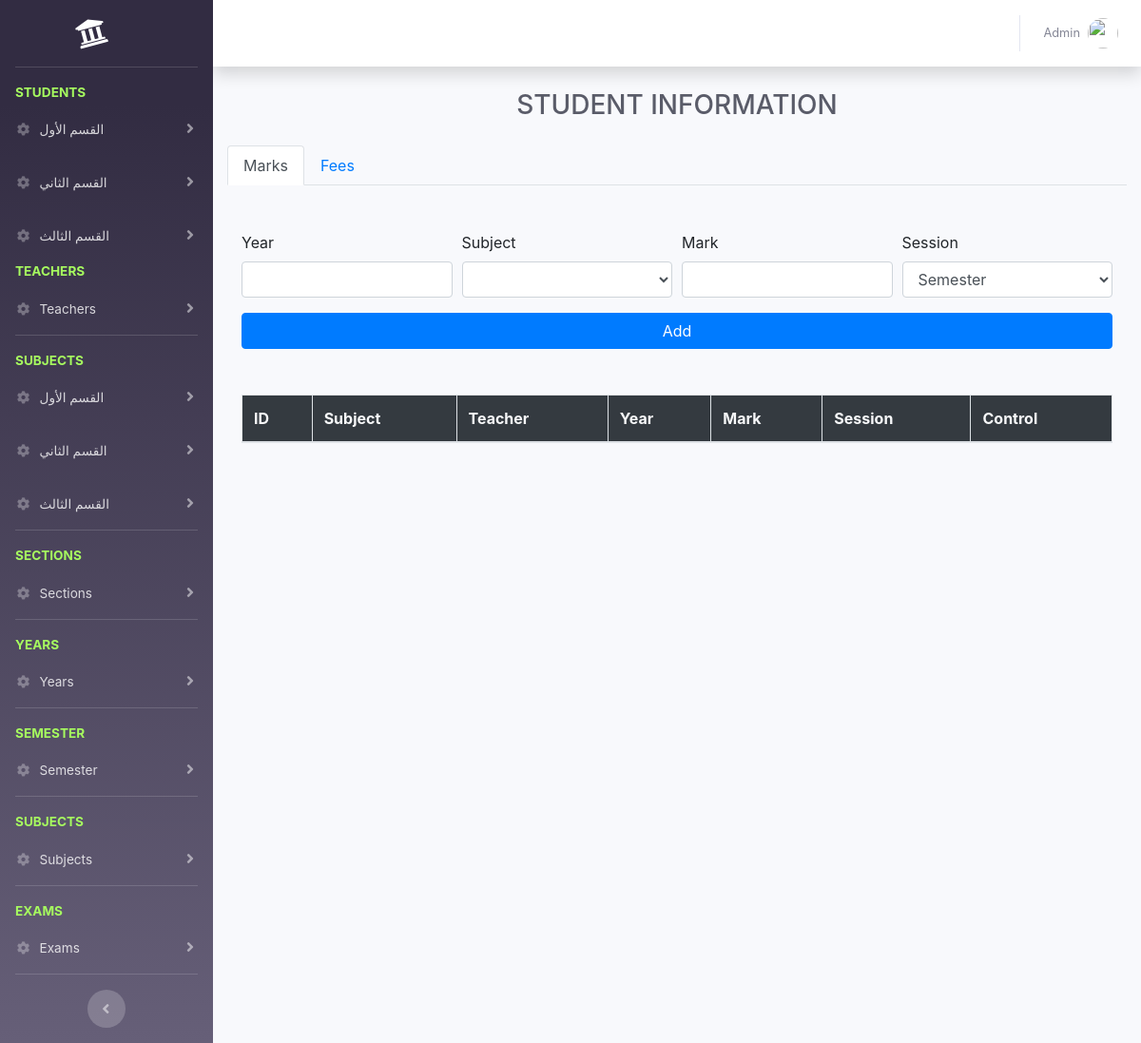
Before: /admins/more-student.php (signed in) with the older database file.
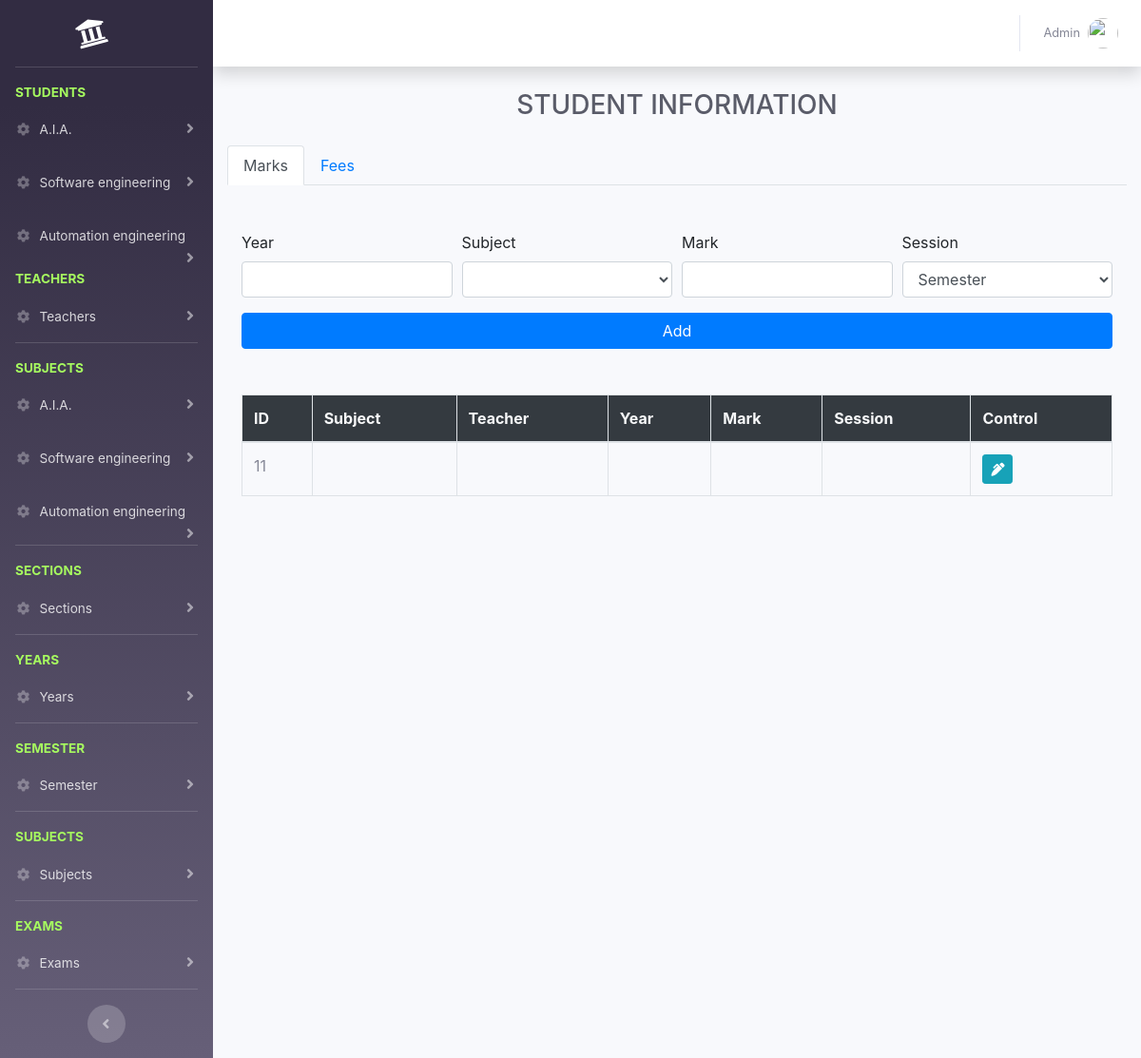
After: the same page with the newer database file.
### tables this page shows
CREATE TABLE `sections` (
  `id` int(11) NOT NULL,
  `name` varchar(100) NOT NULL,
  `fees` decimal(10,2) NOT NULL
);

CREATE TABLE `marks` (
  `id` int(11) NOT NULL,
  `mark` varchar(10) NOT NULL,
  `student_id` int(11) NOT NULL,
  `section_id` int(11) NOT NULL,
  `subject_id` int(11) NOT NULL,
  `year_id` int(11) DEFAULT NULL,
  `session` varchar(100) DEFAULT NULL
);

### admins/more-student.php (the view, shortened to what the changed rows need)
<?php
require('../connection.php');
include('../layout/header.php');
include('layout/sidebar.php');
$year_id = @$_GET['year_id'];
$student_id = @$_GET['student_id'];
$section_id = @$_GET['section_id'];
$markSql = "SELECT subjects.name AS 'SUBNAME' ,
                 subjects.id AS 'SUBID', years.name AS 'YEARNAME', years.id AS 'YID', marks.*
                  FROM marks
                 LEFT JOIN subjects ON subjects.id=marks.subject_id
                 LEFT JOIN years ON years.id=marks.year_id
                WHERE marks.year_id = '$year_id' AND marks.student_id = '$student_id' AND marks.section_id = '$section_id' ";
$result = mysqli_query($conn, $markSql);
$marks = $result->fetch_all(MYSQLI_BOTH);
?>
<div class="container-fluid">
    <div class="d-sm-flex align-items-center justify-content-between mb-4">
        <h1 class="m-auto h3 mb-0 text-gray-800 text-uppercase">student information</h1>
    </div>
    <div class="row">
        <div class="tab-content col-md-12 mt-5" id="nav-tabContent">
            <div class="tab-pane fade show active" id="marks" role="tabpanel" aria-labelledby="nav-home-tab">
                <div class="container add-student">
                    <table class="table table-bordered students_table col-md-12">
                        <thead>
                        <tr class="bg-dark text-light">
                            <th>ID</th>
                            <th>Subject</th>
                            <th>Teacher</th>
                            <th>Year</th>
                            <th>Mark</th>
                            <th>Session</th>
                            <th>Control</th>
                        </tr>
                        </thead>
                        <tbody>
                        <?php
                        foreach ($marks as $mark) {
                            $id = $mark['SUBID'];
                            $sql = "SELECT teachers.name AS 'TEACHER' FROM subjects LEFT JOIN teachers ON teachers.id=subjects.teacher_id WHERE subjects.id = '$id'";
                            $result = mysqli_query($conn, $sql);
                            $teacher = $result->fetch_assoc();
                            ?>
                            <tr>
                                <td><?= $mark['id']?></td>
                                <td><?= $mark['SUBNAME']?></td>
                                <td><?= $teacher['TEACHER']?></td>
                                <td><?= $mark['YEARNAME']?></td>
                                <td><?= $mark['mark']?></td>
                                <td><?= $mark['session']?></td>
                                <td>
                                    <a data-toggle="modal" data-target="#edit_marks_modal" href="#" data-href="<?=APP?>/controllers/students/get_marks_info.php?student_id=<?=$student_id?>&year_id=<?=$year_id?>&section_id=<?=$section_id?>&subject_id=<?=$id?>" class="btn btn-info btn-sm edit_marks_link"><i class="fa fa-pen-alt"></i></a>
                                </td>
                            </tr>
                        <?php } ?>
                        </tbody>
                    </table>
                </div>
            </div>
        </div>
    </div>
</div>
<?php include('../layout/footer.php');?>

### admins/layout/sidebar.php (shortened to what the changed rows need)
<?php
$sectionsSql = "SELECT  sections.* FROM sections
                    LEFT JOIN section_years on sections.id=section_years.section_id GROUP BY sections.id";
$result = mysqli_query($conn, $sectionsSql);
$sections = $result->fetch_all(MYSQLI_ASSOC);
?>
<div id="wrapper">
      <ul class="navbar-nav bg-gradient-primary sidebar sidebar-dark accordion" id="accordionSidebar">
      <?php
      foreach ($sections as $section) { ?>
          <li class="nav-item">
              <a class="nav-link collapsed" href="#" data-toggle="collapse" data-target="#student_<?=$section['id']?>" aria-expanded="true" aria-controls="collapseProfi">
                  <i class="fas fa-fw fa-cog"></i>
                  <span><?=$section['name']?></span>
              </a>
          </li>
      <?php  } ?>
      <?php
      foreach ($sections as $section) { ?>
          <li class="nav-item">
              <a class="nav-link collapsed" href="#" data-toggle="collapse" data-target="#subject_<?=$section['id']?>" aria-expanded="true" aria-controls="collapseProfi">
                  <i class="fas fa-fw fa-cog"></i>
                  <span><?=$section['name']?></span>
              </a>
          </li>
      <?php  } ?>
      </ul>
      <div id="content-wrapper" class="d-flex flex-column">
        <div id="content">

Changed rows visible on the page:
removed sections: name "القسم الأول"
removed sections: name "القسم الثاني"
removed sections: name "القسم الثالث"
added sections: name "A.I.A."
added sections: name "Software engineering"
added sections: name "Automation engineering"
added marks: id "11"
